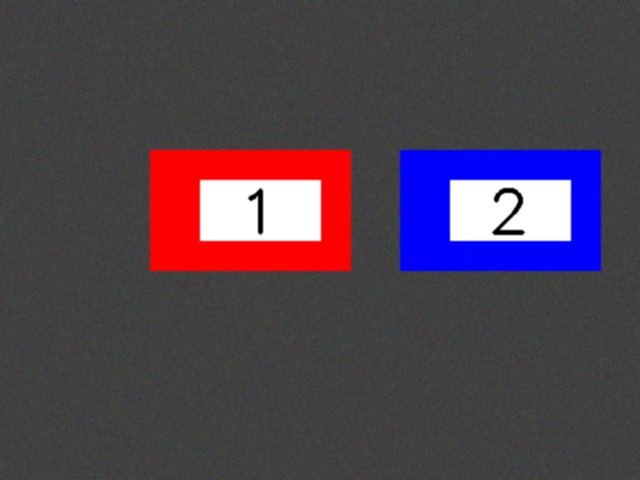
#> input picture test_images/armor.jpg, 640 x 480 px
$ python test_task2.py
#> lines starting #> are read from the running program, lines starting #| are printed output that depends on the picture; after the words box and inside, x2 and y2 are one past the last pixel; in counts of white or black regions, pixels touching at a corner belong together
#> in test_task2, img_bgr is the input picture: shape (480, 640, 3); mean B, G, R 79.8, 66, 79.9
### armor.py
"""
机甲大师二轮考核 - 装甲板识别与跟踪系统
完整实现所有9个题目的功能
"""

import cv2
import numpy as np
import os
from typing import Tuple, List, Optional, Dict
import json


# 题目 1：基础图像读取与预处理

def task1_image_preprocessing(image_path: str, output_dir: str = "output") -> Dict[str, np.ndarray]:
    """
    题目1：基础图像读取与预处理

    1. 使用cv2.imread读取BGR格式图像
    2. 使用cv2.cvtColor将BGR转换为RGB和GRAY
    3. 使用高斯滤波或中值滤波降低噪声
    4. 显示并保存处理后的图像

    """
    print("=" * 60)
    print("题目1：基础图像读取与预处理")
    print("=" * 60)

    os.makedirs(output_dir, exist_ok=True)

    # 1. 读取图像（BGR格式）
    img_bgr = cv2.imread(image_path)
    if img_bgr is None:
        raise FileNotFoundError(f"无法读取图像: {image_path}")

    print(f"原始图像尺寸: {img_bgr.shape}")

    # 2. BGR转RGB
    img_rgb = cv2.cvtColor(img_bgr, cv2.COLOR_BGR2RGB)

    # 3. BGR转灰度图
    img_gray = cv2.cvtColor(img_bgr, cv2.COLOR_BGR2GRAY)

    # 4. 对灰度图进行滤波处理--高斯
    # 高斯滤波参数：(5,5)是核大小，0是标准差（自动计算）
    img_blurred = cv2.GaussianBlur(img_gray, (5, 5), 0)

    # 可以备选项中值滤波
    # img_blurred = cv2.medianBlur(img_gray, 5)

    # 5. 显示图像
    cv2.imshow("原始图像 (BGR)", img_bgr)
    cv2.imshow("灰度图像", img_gray)
    cv2.imshow("模糊后的图像", img_blurred)

    # print("按任意键关闭窗口...")
    cv2.waitKey(0)
    cv2.destroyAllWindows()

    # 6. 保存处理后的图像
    blurred_path = os.path.join(output_dir, "task1_blurred.jpg")
    cv2.imwrite(blurred_path, img_blurred)
    print(f"模糊后的图像已保存至: {blurred_path}")

    return {
        "original_bgr": img_bgr,
        "rgb": img_rgb,
        "gray": img_gray,
        "blurred": img_blurred
    }

# 题目 2：颜色识别与阈值分割

def task2_color_segmentation(img_bgr: np.ndarray, output_dir: str = "output",
                             show_windows: bool = True) -> Dict[str, np.ndarray]:
    """
    题目2：颜色识别与阈值分割

    1. 将BGR图像转换为HSV颜色空间（HSV对光照变化更鲁棒）
    2. 定义红色和蓝色的HSV阈值范围（需要根据实际情况调整）
    3. 使用cv2.inRange创建颜色掩码
    4. 使用形态学开运算（先腐蚀后膨胀）去除小噪声点
    5. 显示分割后的红蓝区域


    参数:
        img_bgr: BGR格式的输入图像
        output_dir: 输出目录
        show_windows: 是否显示窗口（默认True，自动化测试时可设为False）
    """
#> called with output_dir = 'output', show_windows = False
    # print("=" * 60)
    # print("题目2：颜色识别与阈值分割")
    # print("=" * 60)

    if output_dir:
        os.makedirs(output_dir, exist_ok=True)

    # 1. BGR转HSV
    img_hsv = cv2.cvtColor(img_bgr, cv2.COLOR_BGR2HSV)
#> img_hsv: shape (480, 640, 3); mean H, S, V 74.3, 38.9, 95.1

    # 2. 定义红色HSV阈值范围
    # 范围1: [0, 50, 50] 到 [10, 255, 255] (红色低值)
    # 范围2: [170, 50, 50] 到 [180, 255, 255] (红色高值)
    lower_red1 = np.array([0, 50, 50])
    upper_red1 = np.array([10, 255, 255])
    lower_red2 = np.array([170, 50, 50])
    upper_red2 = np.array([180, 255, 255])

    # 3. 定义蓝色HSV阈值范围
    # 蓝色在HSV中大约在100-130度
    lower_blue = np.array([100, 50, 50])
    upper_blue = np.array([130, 255, 255])

    # 4. 创建红色掩码
    mask_red1 = cv2.inRange(img_hsv, lower_red1, upper_red1)
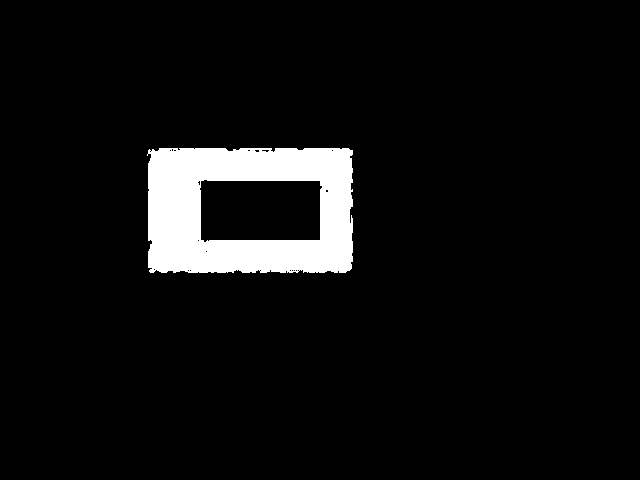
#> mask_red1: shape (480, 640); 5.9% white; 1 white region, box (x1, y1, x2, y2) and area: (147, 148, 353, 273) 18151
    mask_red2 = cv2.inRange(img_hsv, lower_red2, upper_red2)
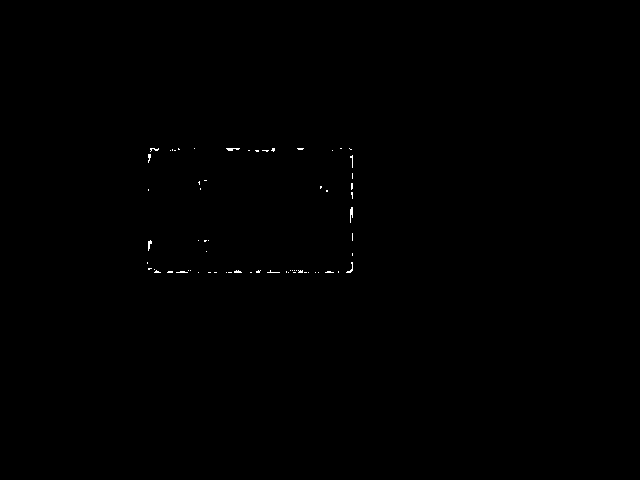
#> mask_red2: shape (480, 640); 0.14% white in thin lines or dots, all inside (x1, y1, x2, y2) = (147, 148, 353, 273)
    mask_red = cv2.bitwise_or(mask_red1, mask_red2)
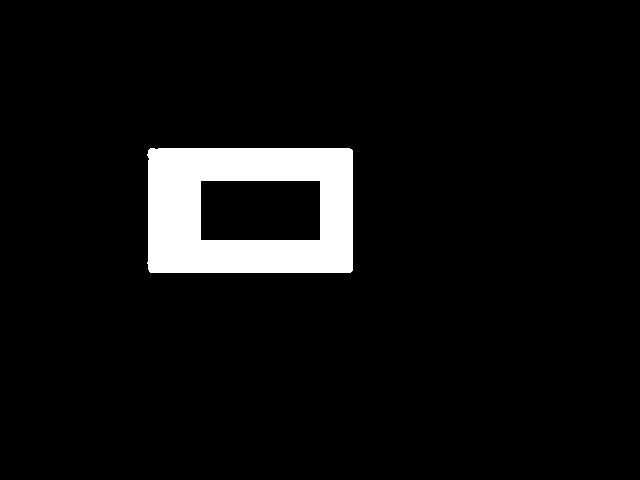
#> mask_red: shape (480, 640); 6.1% white; 1 white region, box (x1, y1, x2, y2) and area: (147, 148, 353, 273) 18589

    # 5. 创建蓝色掩码
    mask_blue = cv2.inRange(img_hsv, lower_blue, upper_blue)
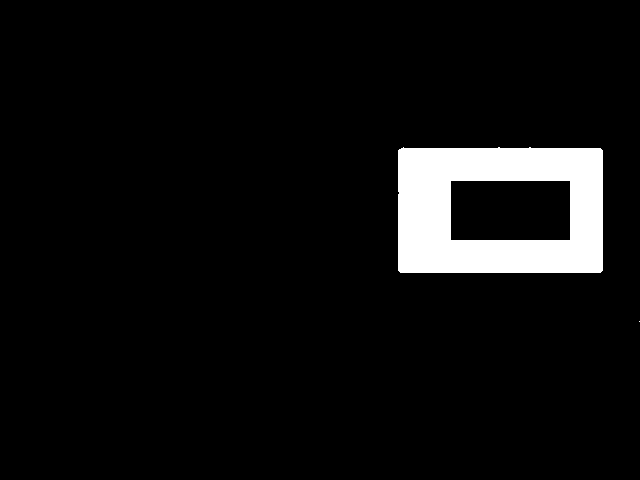
#> mask_blue: shape (480, 640); 6.1% white; 2 white regions (1 under 20 px), largest, box (x1, y1, x2, y2) and area: (398, 147, 603, 273) 18594

    # 6. 形态学开运算
    kernel = np.ones((5, 5), np.uint8)

    # 红色掩码
    mask_red_opened = cv2.morphologyEx(mask_red, cv2.MORPH_OPEN, kernel)
#> mask_red_opened: shape (480, 640); 6% white; 1 white region, box (x1, y1, x2, y2) and area: (148, 148, 353, 273) 18585

    # 蓝色掩码
    mask_blue_opened = cv2.morphologyEx(mask_blue, cv2.MORPH_OPEN, kernel)
#> mask_blue_opened: shape (480, 640); 6.1% white; 1 white region, box (x1, y1, x2, y2) and area: (398, 148, 603, 273) 18589

    # 7. 提取红蓝区域
    img_red_region = cv2.bitwise_and(img_bgr, img_bgr, mask=mask_red_opened)
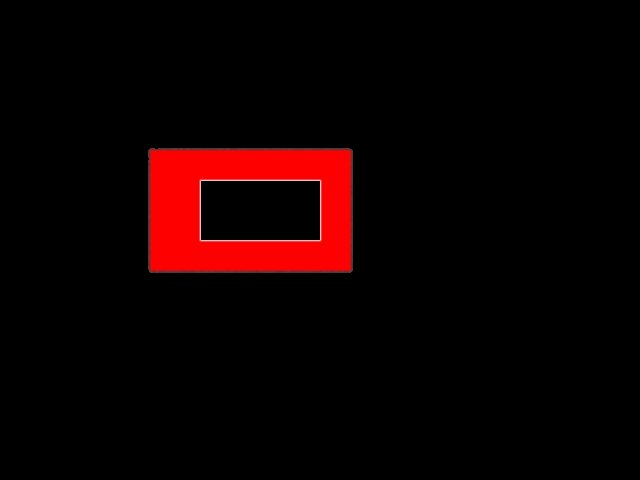
#> img_red_region: shape (480, 640, 3); mean B, G, R 0.6, 0.6, 14.5
    img_blue_region = cv2.bitwise_and(img_bgr, img_bgr, mask=mask_blue_opened)
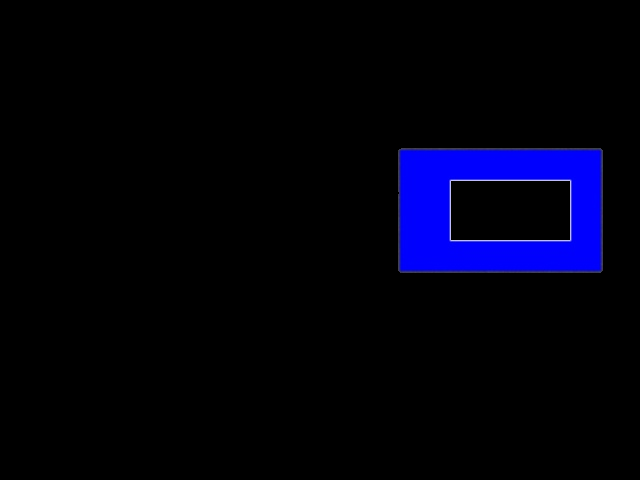
#> img_blue_region: shape (480, 640, 3); mean B, G, R 14.5, 0.6, 0.6

    # 8. 显示结果
    if show_windows:
        cv2.imshow("原始图像", img_bgr)
        cv2.imshow("红色掩码", mask_red_opened)
        cv2.imshow("蓝色掩码", mask_blue_opened)
        cv2.imshow("红色区域", img_red_region)
        cv2.imshow("蓝色区域", img_blue_region)

        # print("按任意键关闭窗口...")
        cv2.waitKey(0)
        cv2.destroyAllWindows()

    # 9. 保存结果
    if output_dir is not None:
        cv2.imwrite(os.path.join(output_dir, "task2_mask_red.jpg"), mask_red_opened)
        cv2.imwrite(os.path.join(output_dir, "task2_mask_blue.jpg"), mask_blue_opened)
        cv2.imwrite(os.path.join(output_dir, "task2_red_region.jpg"), img_red_region)
        cv2.imwrite(os.path.join(output_dir, "task2_blue_region.jpg"), img_blue_region)
        print("颜色分割结果已保存")

    return {
        "hsv": img_hsv,
        "mask_red": mask_red_opened,
        "mask_blue": mask_blue_opened,
        "red_region": img_red_region,
        "blue_region": img_blue_region
    }

# 题目 3：装甲板灯条提取

# [1298 lines left out: functions task3_light_bar_extraction, task4_camera_calibration, task5_number_recognition, task6_armor_detection, task7_pose_estimation, task8_object_tracking and 2 more, not called in this run]


# [2 lines that do not run on import are left out]

### test_task2.py
"""
测试第二题：颜色识别与阈值分割
"""

from armor import task1_image_preprocessing, task2_color_segmentation
import cv2
import os
import numpy as np

def test_task2():
    """测试题目2的功能"""
    # 测试图像路径
    image_path = "test_images/armor.jpg"
    output_dir = "output"

    # 检查图像是否存在
    if not os.path.exists(image_path):
        print(f"错误：测试图像不存在: {image_path}")
        print("请先运行 generate_test_image.py 生成测试图像")
        return

    print("开始测试题目2：颜色识别与阈值分割")
    print("-" * 60)

    try:
        # 方法1：直接读取图像并测试
        print("\n方法1：直接读取图像测试")
        img_bgr = cv2.imread(image_path)
        if img_bgr is None:
            print(f"错误：无法读取图像: {image_path}")
            return

        # 调用第二题函数（非交互模式）
        result2 = task2_color_segmentation(img_bgr, output_dir, show_windows=False)
#> result2 = 5 items

        print("\n测试成功！")
        print(f"返回结果包含以下键: {list(result2.keys())}")
#| 返回结果包含以下键: ['hsv', 'mask_red', 'mask_blue', 'red_region', 'blue_region']
        print(f"HSV图像尺寸: {result2['hsv'].shape}")
#| HSV图像尺寸: (480, 640, 3)
        print(f"红色掩码尺寸: {result2['mask_red'].shape}")
#| 红色掩码尺寸: (480, 640)
        print(f"蓝色掩码尺寸: {result2['mask_blue'].shape}")
#| 蓝色掩码尺寸: (480, 640)

        # 统计掩码中的像素数量
        red_pixels = np.sum(result2['mask_red'] > 0)
#> red_pixels = 18585
        blue_pixels = np.sum(result2['mask_blue'] > 0)
#> blue_pixels = 18589
        total_pixels = result2['mask_red'].size
#> total_pixels = 307200

        print(f"\n颜色统计:")
        print(f"红色像素数: {red_pixels} ({red_pixels/total_pixels*100:.2f}%)")
#| 红色像素数: 18585 (6.05%)
        print(f"蓝色像素数: {blue_pixels} ({blue_pixels/total_pixels*100:.2f}%)")
#| 蓝色像素数: 18589 (6.05%)

        # todo 方法2：使用第一题的结果   这里肯定是基于第一题的结果
        print("\n" + "="*60)
        print("方法2：使用第一题的结果进行测试")
        print("="*60)
        result1 = task1_image_preprocessing(image_path, output_dir)
#| 原始图像尺寸: (480, 640, 3)
#> in task1_image_preprocessing, `img_gray = cv2.cvtColor(img_bgr, cv2.COLOR_BGR2GRAY)`:
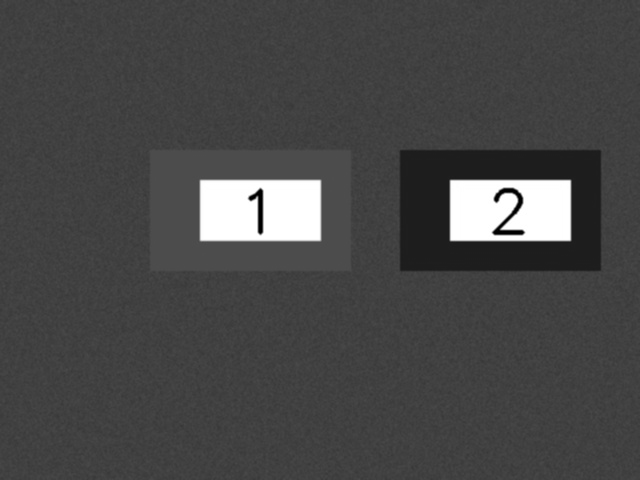
#> img_gray: shape (480, 640); min 0, max 255, mean 71.7
#> result1 = 4 items
        result2_from_task1 = task2_color_segmentation(result1["original_bgr"], output_dir, show_windows=False)
#> result2_from_task1 = 5 items

        print("\n两种方法的结果对比:")
        print(f"红色掩码像素数: {np.sum(result2_from_task1['mask_red'] > 0)}")
#| 红色掩码像素数: 18585
        print(f"蓝色掩码像素数: {np.sum(result2_from_task1['mask_blue'] > 0)}")
#| 蓝色掩码像素数: 18589

    except Exception as e:
        print(f"测试失败: {e}")
        import traceback
        traceback.print_exc()


def test_multiple_images():
    """测试多张不同场景的图像"""
    print("\n" + "="*60)
    print("测试多张不同场景的图像")
    print("="*60)

    test_images = [
        "test_images/armor.jpg",
        "test_images/armor_001_normal.jpg",
        "test_images/armor_002_dark.jpg",
        "test_images/armor_005_angled.jpg"
    ]

    for img_path in test_images:
        if os.path.exists(img_path):
            print(f"\n处理图像: {os.path.basename(img_path)}")
            img_bgr = cv2.imread(img_path)
            if img_bgr is not None:
                try:
                    result = task2_color_segmentation(img_bgr, output_dir="output", show_windows=False)
#> result = 5 items
                    red_pixels = np.sum(result['mask_red'] > 0)
#> red_pixels = 18585
                    blue_pixels = np.sum(result['mask_blue'] > 0)
#> blue_pixels = 18589
                    print(f"  红色像素: {red_pixels}, 蓝色像素: {blue_pixels}")
#|   红色像素: 18585, 蓝色像素: 18589
                except Exception as e:
                    print(f"  处理失败: {e}")
        else:
            print(f"图像不存在: {img_path}")
#> pass 2 of the loop in test_multiple_images, `for img_path in test_images:`:
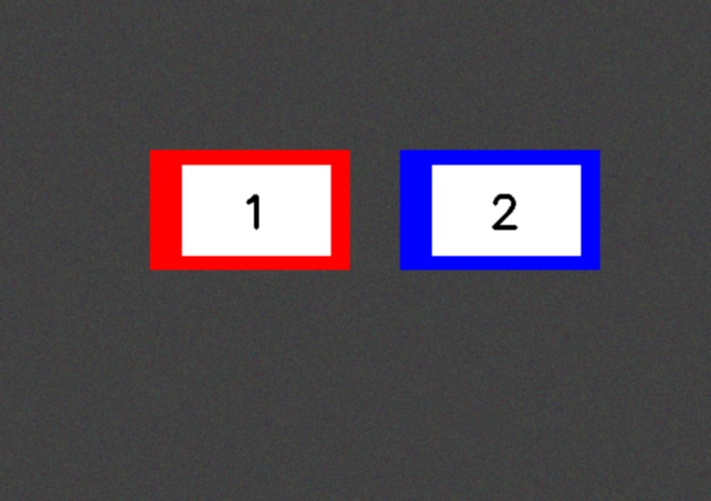
#> input picture test_images/armor_001_normal.jpg, 711 x 501 px
#> in test_multiple_images, img_bgr is the input picture: shape (501, 711, 3); mean B, G, R 82.2, 74.9, 82.2
#> img_hsv: shape (501, 711, 3); mean H, S, V 73.3, 25.7, 90.8
#> in task2_color_segmentation (call 4), `mask_red1 = cv2.inRange(img_hsv, lower_red1, upper_red1)`:
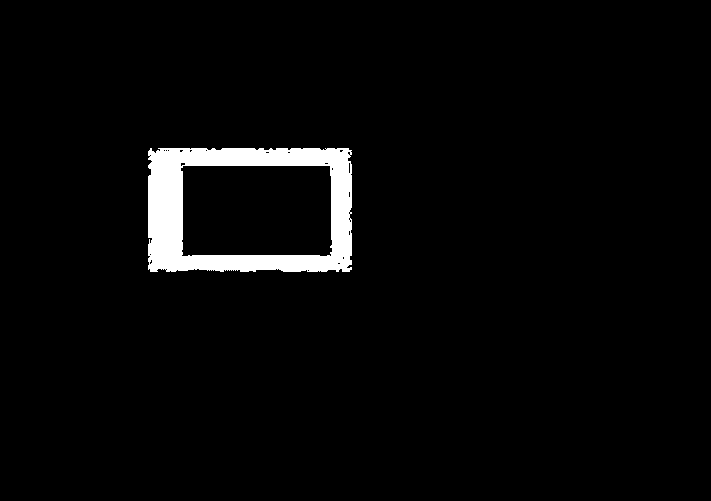
#> mask_red1: shape (501, 711); 3.3% white; 1 white region, box (x1, y1, x2, y2) and area: (148, 148, 352, 272) 11592
#> mask_red2: shape (501, 711); 0.17% white in thin lines or dots, all inside (x1, y1, x2, y2) = (147, 147, 352, 273)
#> mask_red: shape (501, 711); 3.4% white; 1 white region, box (x1, y1, x2, y2) and area: (147, 147, 352, 273) 12204
#> mask_blue: shape (501, 711); 3.4% white; 1 white region, box (x1, y1, x2, y2) and area: (397, 147, 602, 273) 12206
#> mask_red_opened: shape (501, 711); 3.4% white; 1 white region, box (x1, y1, x2, y2) and area: (148, 148, 352, 272) 12196
#> mask_blue_opened: shape (501, 711); 3.4% white; 1 white region, box (x1, y1, x2, y2) and area: (398, 148, 602, 272) 12197
#> img_red_region: shape (501, 711, 3)
#> in task2_color_segmentation (call 4), `img_blue_region = cv2.bitwise_and(img_bgr, img_bgr, mask=mask_blue_ope..`:
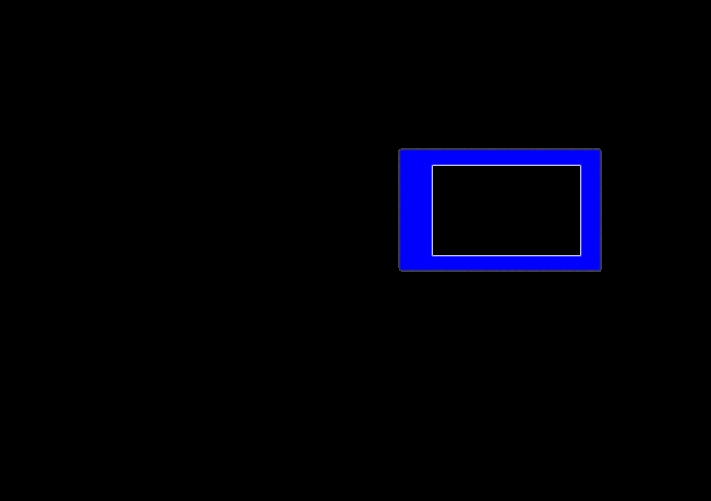
#> img_blue_region: shape (501, 711, 3); mean B, G, R 7.9, 0.6, 0.6
#> in test_multiple_images, `red_pixels = np.sum(result['mask_red'] > 0)`: red_pixels = 12196
#> in test_multiple_images, `blue_pixels = np.sum(result['mask_blue'] > 0)`: blue_pixels = 12197
#|   红色像素: 12196, 蓝色像素: 12197
#> pass 3 of the loop in test_multiple_images, `for img_path in test_images:`:
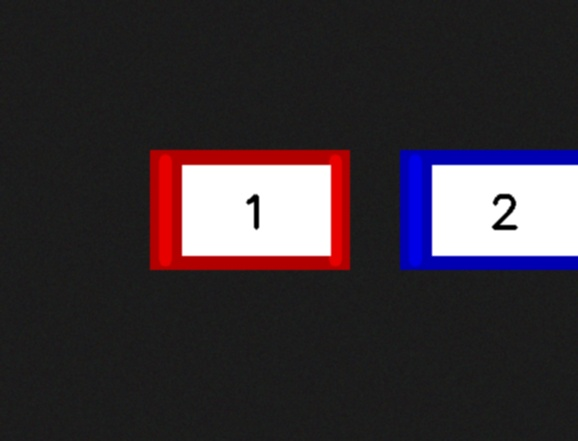
#> input picture test_images/armor_002_dark.jpg, 578 x 441 px
#> in test_multiple_images, img_bgr is the input picture: shape (441, 578, 3); mean B, G, R 54.3, 48.5, 56.3
#> img_hsv: shape (441, 578, 3); mean H, S, V 47, 28.9, 62.6
#> in task2_color_segmentation (call 5), `mask_red1 = cv2.inRange(img_hsv, lower_red1, upper_red1)`:
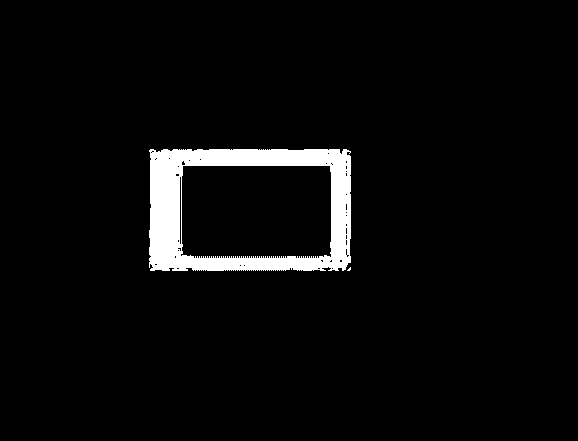
#> mask_red1: shape (441, 578); 4.2% white; 2 white regions (1 under 20 px), largest, box (x1, y1, x2, y2) and area: (149, 149, 351, 271) 10594
#> mask_red2: shape (441, 578); 0.37% white in thin lines or dots, all inside (x1, y1, x2, y2) = (149, 149, 351, 271)
#> mask_red: shape (441, 578); 4.5% white; 1 white region, box (x1, y1, x2, y2) and area: (149, 149, 351, 271) 11557
#> mask_blue: shape (441, 578); 3.5% white; 1 white region, box (x1, y1, x2, y2) and area: (399, 149, 578, 271) 8931
#> img_red_region: shape (441, 578, 3)
#> in task2_color_segmentation (call 5), `img_blue_region = cv2.bitwise_and(img_bgr, img_bgr, mask=mask_blue_ope..`:
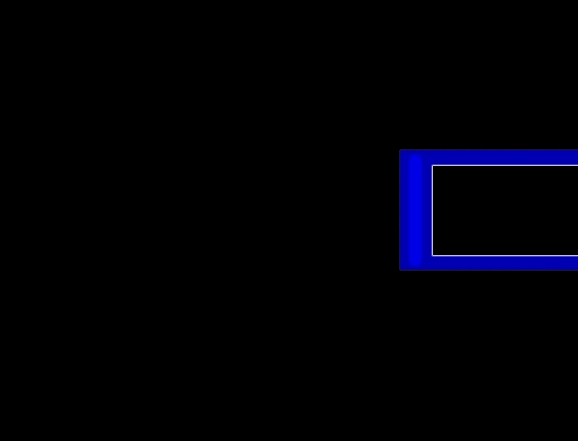
#> img_blue_region: shape (441, 578, 3); mean B, G, R 6.3, 0.4, 0.5
#> in test_multiple_images, `red_pixels = np.sum(result['mask_red'] > 0)`: red_pixels = 11557
#> in test_multiple_images, `blue_pixels = np.sum(result['mask_blue'] > 0)`: blue_pixels = 8931
#|   红色像素: 11557, 蓝色像素: 8931
#> the loop made 4 passes; the first 3 are shown


if __name__ == "__main__":
    # 测试单张图像
    test_task2()

    # 测试多张图像
    test_multiple_images()
